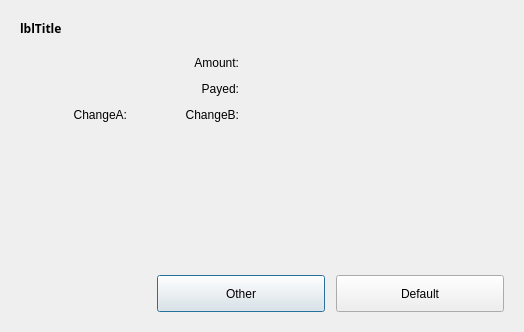
<?xml version="1.0" encoding="UTF-8"?>
<ui version="4.0">
 <class>Dialog</class>
 <widget class="QDialog" name="Dialog">
  <property name="geometry">
   <rect>
    <x>0</x>
    <y>0</y>
    <width>524</width>
    <height>332</height>
   </rect>
  </property>
  <property name="windowTitle">
   <string>Dialog</string>
  </property>
  <property name="autoFillBackground">
   <bool>false</bool>
  </property>
  <layout class="QVBoxLayout" name="verticalLayout_2">
   <item>
    <widget class="QFrame" name="frContainer">
     <property name="frameShape">
      <enum>QFrame::NoFrame</enum>
     </property>
     <property name="frameShadow">
      <enum>QFrame::Raised</enum>
     </property>
     <layout class="QVBoxLayout" name="verticalLayout">
      <item>
       <layout class="QHBoxLayout" name="DialogTitle">
        <property name="bottomMargin">
         <number>5</number>
        </property>
        <item>
         <widget class="QLabel" name="lblTitle">
          <property name="sizePolicy">
           <sizepolicy hsizetype="Preferred" vsizetype="Preferred">
            <horstretch>0</horstretch>
            <verstretch>0</verstretch>
           </sizepolicy>
          </property>
          <property name="maximumSize">
           <size>
            <width>16777215</width>
            <height>45</height>
           </size>
          </property>
          <property name="font">
           <font>
            <family>Century Gothic</family>
            <weight>75</weight>
            <bold>true</bold>
           </font>
          </property>
          <property name="text">
           <string>lblTitle</string>
          </property>
          <property name="wordWrap">
           <bool>true</bool>
          </property>
         </widget>
        </item>
       </layout>
      </item>
      <item>
       <layout class="QHBoxLayout" name="horizontalLayout_2">
        <property name="topMargin">
         <number>5</number>
        </property>
        <item>
         <layout class="QGridLayout" name="gridLayout">
          <item row="0" column="0">
           <widget class="QLabel" name="lblAmountTitle">
            <property name="sizePolicy">
             <sizepolicy hsizetype="Expanding" vsizetype="Preferred">
              <horstretch>1</horstretch>
              <verstretch>0</verstretch>
             </sizepolicy>
            </property>
            <property name="text">
             <string>Amount:</string>
            </property>
            <property name="alignment">
             <set>Qt::AlignRight|Qt::AlignTrailing|Qt::AlignVCenter</set>
            </property>
            <property name="wordWrap">
             <bool>true</bool>
            </property>
           </widget>
          </item>
          <item row="0" column="1">
           <widget class="QFrame" name="txtAmountValue">
            <property name="sizePolicy">
             <sizepolicy hsizetype="Preferred" vsizetype="Preferred">
              <horstretch>1</horstretch>
              <verstretch>0</verstretch>
             </sizepolicy>
            </property>
            <property name="minimumSize">
             <size>
              <width>0</width>
              <height>20</height>
             </size>
            </property>
            <property name="frameShape">
             <enum>QFrame::NoFrame</enum>
            </property>
            <property name="frameShadow">
             <enum>QFrame::Raised</enum>
            </property>
           </widget>
          </item>
          <item row="1" column="0">
           <widget class="QLabel" name="lblPayedTitle">
            <property name="sizePolicy">
             <sizepolicy hsizetype="Preferred" vsizetype="Preferred">
              <horstretch>1</horstretch>
              <verstretch>0</verstretch>
             </sizepolicy>
            </property>
            <property name="text">
             <string>Payed:</string>
            </property>
            <property name="alignment">
             <set>Qt::AlignRight|Qt::AlignTrailing|Qt::AlignVCenter</set>
            </property>
            <property name="wordWrap">
             <bool>true</bool>
            </property>
           </widget>
          </item>
          <item row="1" column="1">
           <widget class="QFrame" name="txtPayedValue">
            <property name="sizePolicy">
             <sizepolicy hsizetype="Preferred" vsizetype="Preferred">
              <horstretch>1</horstretch>
              <verstretch>0</verstretch>
             </sizepolicy>
            </property>
            <property name="minimumSize">
             <size>
              <width>0</width>
              <height>20</height>
             </size>
            </property>
            <property name="frameShape">
             <enum>QFrame::NoFrame</enum>
            </property>
            <property name="frameShadow">
             <enum>QFrame::Raised</enum>
            </property>
           </widget>
          </item>
          <item row="2" column="0">
           <layout class="QHBoxLayout" name="horizontalLayout">
            <item>
             <widget class="QLabel" name="lblChangeTitleA">
              <property name="text">
               <string>ChangeA:</string>
              </property>
              <property name="alignment">
               <set>Qt::AlignRight|Qt::AlignTrailing|Qt::AlignVCenter</set>
              </property>
              <property name="wordWrap">
               <bool>true</bool>
              </property>
             </widget>
            </item>
            <item>
             <widget class="QLabel" name="lblChangeTitleB">
              <property name="text">
               <string>ChangeB:</string>
              </property>
              <property name="alignment">
               <set>Qt::AlignRight|Qt::AlignTrailing|Qt::AlignVCenter</set>
              </property>
              <property name="wordWrap">
               <bool>true</bool>
              </property>
             </widget>
            </item>
           </layout>
          </item>
          <item row="2" column="1">
           <widget class="QFrame" name="txtChangeValue">
            <property name="minimumSize">
             <size>
              <width>0</width>
              <height>20</height>
             </size>
            </property>
            <property name="frameShape">
             <enum>QFrame::NoFrame</enum>
            </property>
            <property name="frameShadow">
             <enum>QFrame::Raised</enum>
            </property>
           </widget>
          </item>
         </layout>
        </item>
        <item>
         <spacer name="ContentRightSpacer">
          <property name="orientation">
           <enum>Qt::Horizontal</enum>
          </property>
          <property name="sizeType">
           <enum>QSizePolicy::Fixed</enum>
          </property>
          <property name="sizeHint" stdset="0">
           <size>
            <width>40</width>
            <height>20</height>
           </size>
          </property>
         </spacer>
        </item>
       </layout>
      </item>
      <item>
       <spacer name="ContentBottomSpacer">
        <property name="orientation">
         <enum>Qt::Vertical</enum>
        </property>
        <property name="sizeHint" stdset="0">
         <size>
          <width>20</width>
          <height>43</height>
         </size>
        </property>
       </spacer>
      </item>
      <item>
       <layout class="QHBoxLayout" name="horizontalLayout_3">
        <item>
         <spacer name="ButtonAlignSpacer">
          <property name="orientation">
           <enum>Qt::Horizontal</enum>
          </property>
          <property name="sizeHint" stdset="0">
           <size>
            <width>40</width>
            <height>20</height>
           </size>
          </property>
         </spacer>
        </item>
        <item>
         <widget class="QPushButton" name="btnCancel">
          <property name="enabled">
           <bool>true</bool>
          </property>
          <property name="minimumSize">
           <size>
            <width>168</width>
            <height>37</height>
           </size>
          </property>
          <property name="maximumSize">
           <size>
            <width>168</width>
            <height>37</height>
           </size>
          </property>
          <property name="text">
           <string>Other</string>
          </property>
          <property name="default">
           <bool>false</bool>
          </property>
         </widget>
        </item>
        <item>
         <spacer name="ButtonsSpacer">
          <property name="orientation">
           <enum>Qt::Horizontal</enum>
          </property>
          <property name="sizeType">
           <enum>QSizePolicy::Fixed</enum>
          </property>
          <property name="sizeHint" stdset="0">
           <size>
            <width>5</width>
            <height>20</height>
           </size>
          </property>
         </spacer>
        </item>
        <item>
         <widget class="QPushButton" name="btnOK">
          <property name="enabled">
           <bool>true</bool>
          </property>
          <property name="minimumSize">
           <size>
            <width>168</width>
            <height>37</height>
           </size>
          </property>
          <property name="maximumSize">
           <size>
            <width>168</width>
            <height>37</height>
           </size>
          </property>
          <property name="text">
           <string>Default</string>
          </property>
          <property name="default">
           <bool>false</bool>
          </property>
         </widget>
        </item>
       </layout>
      </item>
     </layout>
    </widget>
   </item>
  </layout>
 </widget>
 <resources/>
 <connections/>
</ui>
